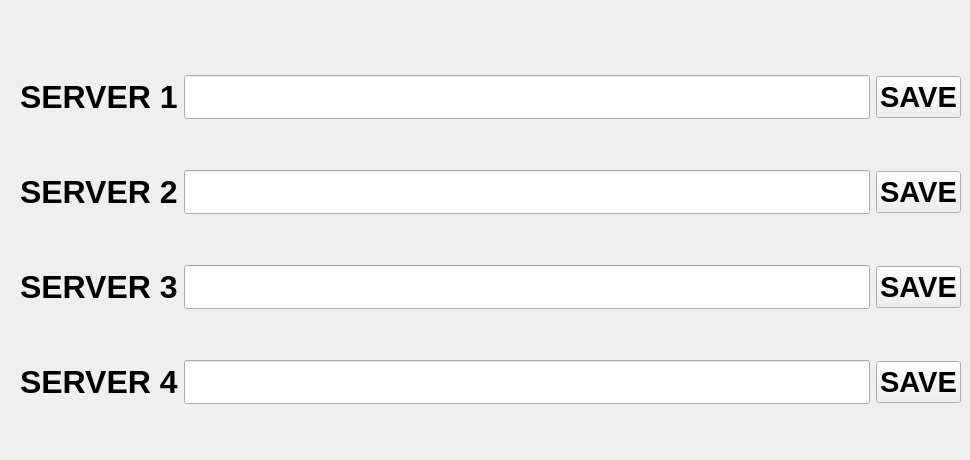
    <widget class="QWidget" name="tab_setting">
     <attribute name="icon">
      <iconset>
       <normaloff>img/settings.png</normaloff>img/settings.png</iconset>
     </attribute>
     <attribute name="title">
      <string/>
     </attribute>
     <widget class="QWidget" name="gridLayoutWidget">
      <property name="geometry">
       <rect>
        <x>20</x>
        <y>30</y>
        <width>941</width>
        <height>421</height>
       </rect>
      </property>
      <layout class="QGridLayout" name="gridLayout">
       <item row="3" column="3">
        <widget class="QPushButton" name="btn_server_4">
         <property name="font">
          <font>
           <family>Arial</family>
           <pointsize>22</pointsize>
           <weight>75</weight>
           <bold>true</bold>
          </font>
         </property>
         <property name="text">
          <string>SAVE</string>
         </property>
        </widget>
       </item>
       <item row="2" column="3">
        <widget class="QPushButton" name="btn_server_3">
         <property name="font">
          <font>
           <family>Arial</family>
           <pointsize>22</pointsize>
           <weight>75</weight>
           <bold>true</bold>
          </font>
         </property>
         <property name="text">
          <string>SAVE</string>
         </property>
        </widget>
       </item>
       <item row="3" column="0">
        <widget class="QLabel" name="label_5">
         <property name="font">
          <font>
           <family>Arial</family>
           <pointsize>24</pointsize>
           <weight>75</weight>
           <bold>true</bold>
          </font>
         </property>
         <property name="text">
          <string>SERVER 4</string>
         </property>
        </widget>
       </item>
       <item row="2" column="0">
        <widget class="QLabel" name="label_4">
         <property name="font">
          <font>
           <family>Arial</family>
           <pointsize>24</pointsize>
           <weight>75</weight>
           <bold>true</bold>
          </font>
         </property>
         <property name="text">
          <string>SERVER 3</string>
         </property>
        </widget>
       </item>
       <item row="0" column="0">
        <widget class="QLabel" name="label_2">
         <property name="font">
          <font>
           <family>Arial</family>
           <pointsize>24</pointsize>
           <weight>75</weight>
           <bold>true</bold>
          </font>
         </property>
         <property name="text">
          <string>SERVER 1</string>
         </property>
        </widget>
       </item>
       <item row="1" column="3">
        <widget class="QPushButton" name="btn_server_2">
         <property name="font">
          <font>
           <family>Arial</family>
           <pointsize>22</pointsize>
           <weight>75</weight>
           <bold>true</bold>
          </font>
         </property>
         <property name="text">
          <string>SAVE</string>
         </property>
        </widget>
       </item>
       <item row="1" column="0">
        <widget class="QLabel" name="label_3">
         <property name="font">
          <font>
           <family>Arial</family>
           <pointsize>24</pointsize>
           <weight>75</weight>
           <bold>true</bold>
          </font>
         </property>
         <property name="text">
          <string>SERVER 2</string>
         </property>
        </widget>
       </item>
       <item row="0" column="2">
        <widget class="QLineEdit" name="ip_server1">
         <property name="font">
          <font>
           <family>Arial</family>
           <pointsize>24</pointsize>
           <weight>75</weight>
           <bold>true</bold>
          </font>
         </property>
        </widget>
       </item>
       <item row="1" column="2">
        <widget class="QLineEdit" name="ip_server2">
         <property name="font">
          <font>
           <family>Arial</family>
           <pointsize>24</pointsize>
           <weight>75</weight>
           <bold>true</bold>
          </font>
         </property>
        </widget>
       </item>
       <item row="2" column="2">
        <widget class="QLineEdit" name="ip_server3">
         <property name="font">
          <font>
           <family>Arial</family>
           <pointsize>24</pointsize>
           <weight>75</weight>
           <bold>true</bold>
          </font>
         </property>
        </widget>
       </item>
       <item row="3" column="2">
        <widget class="QLineEdit" name="ip_server4">
         <property name="font">
          <font>
           <family>Arial</family>
           <pointsize>24</pointsize>
           <weight>75</weight>
           <bold>true</bold>
          </font>
         </property>
        </widget>
       </item>
       <item row="0" column="3">
        <widget class="QPushButton" name="btn_server_1">
         <property name="font">
          <font>
           <family>Arial</family>
           <pointsize>22</pointsize>
           <weight>75</weight>
           <bold>true</bold>
          </font>
         </property>
         <property name="text">
          <string>SAVE</string>
         </property>
        </widget>
       </item>
      </layout>
     </widget>
    </widget>
